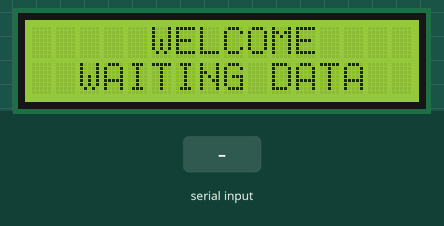
A sketch run on a simulated Arduino Uno, built with avr-gcc and run on an emulated ATmega328P. Parts: 16×2 character LCD. The inputs (shaded band) are chosen by the test bench. What the sketch prints to the serial monitor is not drawn.

Above: at 1.2 s.
1.3 s: "#\n" received over the second serial link
At 2.0 s:
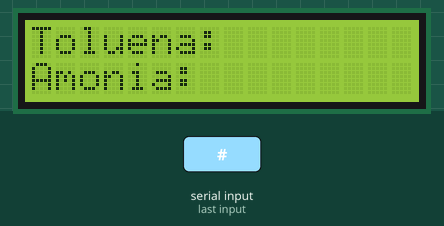
Timing chart, 0 to 4.3 s (numbered marks = the images above; inputs shaded):
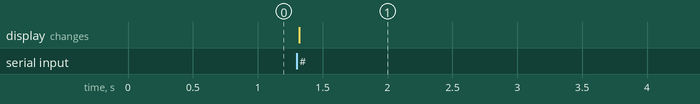

The sketch:

RECEIVER.ino
```cpp
#include <SoftwareSerial.h>
#include <LiquidCrystal_I2C.h>

SoftwareSerial SerialBT(10,11); //RX, TX
LiquidCrystal_I2C lcd(0x27, 16, 2);

String dataIn;
String dt[10];
int i;
boolean parsing=false;

void setup() {
  lcd.init();
  lcd.backlight();

  Serial.begin(9600);
  SerialBT.begin(9600);
  lcd.setCursor(5,0);
  lcd.print("WELCOME");
  lcd.setCursor(2,1);
  lcd.print("WAITING DATA");
  dataIn="";
}
void loop() {
  if(SerialBT.available()>0){
    char inChar = (char)SerialBT.read();
    dataIn += inChar;
    if (inChar == '\n'){
      parsing = true;
    }
  }
  if (parsing){
    parsingData(); //memanggil fungsi parsing
    parsing=false;
    dataIn="";
  }
}

void parsingData(){
int j=0;

//inisialisasi variabel
dt[j]="";
//proses parsing data
for(i=1;i<dataIn.length();i++){

//pengecekan tiap karakter dengan karakter (#) dan (,)
if ((dataIn[i] == '#') || (dataIn[i] == ',')){
j++;
dt[j]="";  //inisialisasi variabel array dt[j]
}
else{
//proses tampung data saat pengecekan karakter selesai.
dt[j] = dt[j] + dataIn[i];
}
}
  SerialBT.flush();
  lcd.flush();

  //LCD
  lcd.clear();
  lcd.setCursor(0, 0);
  lcd.print("Toluena:");
  lcd.setCursor(9, 0);
  lcd.print(dt[0]);
  lcd.setCursor(0, 1);
  lcd.print("Amonia:");
  lcd.setCursor(9, 1);
  lcd.print(dt[1]);
  Serial.print(dt[0]);
  //Serial.print("\t");
  Serial.print(",");
  Serial.print(dt[1]);
  Serial.println(",");
}
```

Measured:
- after the input at 1.3 s, the display: changes at once (image 1)
